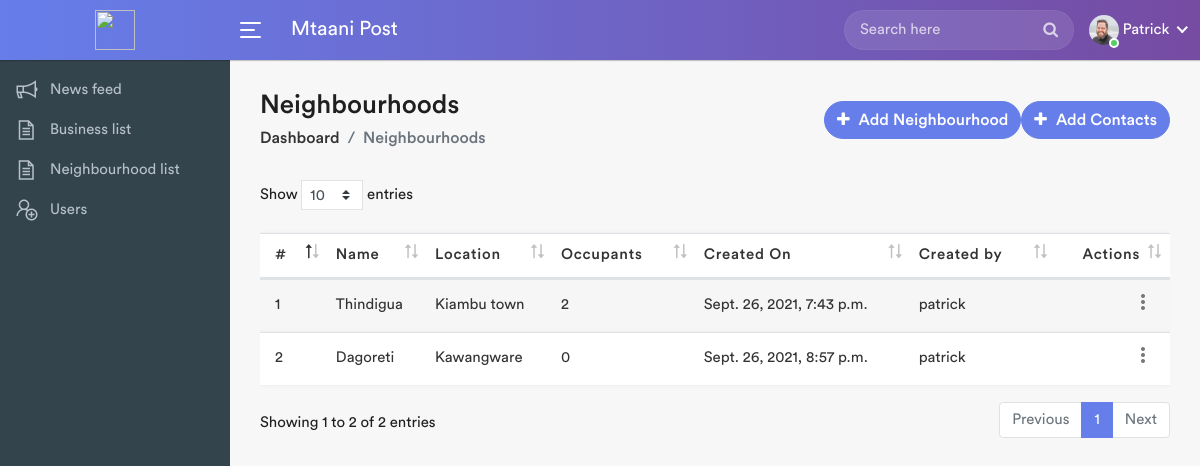
The app's page /neighbourhood/neighbourhood-list/ (signed in) with its own data.
### users/models.py (models this page shows, shortened)
class Profile(models.Model):
    SYSTEM_USERS = (
        ('user', 'User'),
        ('admin', 'Admin')
    )
    user = models.OneToOneField(
        User, on_delete=models.CASCADE, null=True, blank=True)
    first_name = models.CharField(max_length=200, null=True)
    other_name = models.CharField(max_length=200, null=True)
    email = models.EmailField(max_length=500, blank=True, null=True)
    phone_number = models.CharField(max_length=200, blank=True, null=True)
    username = models.CharField(max_length=200, blank=True, null=True)
    user_type =models.CharField(max_length=200, choices=SYSTEM_USERS, default='user',blank=True, null=True,)
    neighbourhood = models.ForeignKey(
        Neighbourhood, on_delete=models.SET_NULL, null=True)
    profile_image = models.ImageField(
        blank=True, null=True, upload_to='profiles/', default='profiles/user-default.png')
    created = models.DateTimeField(auto_now_add=True)
    id = models.UUIDField(default=uuid.uuid4, unique=True,
                          primary_key=True, editable=False)
    class Meta:
        ordering = ['created']

### neighbourhoods/models.py (models this page shows, shortened)
class Neighbourhood(models.Model):
    owner = models.ForeignKey(
        User, on_delete=models.CASCADE, null=True, blank=True)
    name = models.CharField(max_length=200, blank=True, null=True)
    location = models.CharField(max_length=200, blank=True, null=True)
    occupants_count = models.IntegerField(default=0, null=True, blank=True)
    created = models.DateTimeField(auto_now_add=True)
    id = models.UUIDField(default=uuid.uuid4, unique=True,
                          primary_key=True, editable=False)

### neighbourhoods/views.py (the view)
# urls.py: path('neighbourhood-list/',views.neighbourhoodList, name='neighbourhood-list'),
@login_required(login_url='login')
def neighbourhoodList(request):
    context={
        'addNeighbourhoodForm': NeighbourhoodForm(),
        'neighbourhoods': Neighbourhood.objects.all(),
        'addContactForm': ContactForm(),
    }
    return render(request, 'neighbourhoods/neighbourhood-list.html',context)

### neighbourhoods/forms.py
class NeighbourhoodForm(ModelForm):
    class Meta:
        model = Neighbourhood
        fields = {'name','location'}
    def __init__(self, *args, **kwargs):
        super(NeighbourhoodForm, self).__init__(*args, **kwargs)
        for name, field in self.fields.items():
            field.widget.attrs.update({'class': 'form-control'})

class ContactForm(ModelForm):
    class Meta:
        model = Contact
        fields = {'name','email','phone_number','location', 'category'}
    def __init__(self, *args, **kwargs):
        super(ContactForm, self).__init__(*args, **kwargs)
        for name, field in self.fields.items():
            field.widget.attrs.update({'class': 'form-control'})

### neighbourhoods/templates/neighbourhoods/neighbourhood-list.html (shortened to what this page needs)
{% extends 'base.html' %} {% block content %}
<div class="page-wrapper">
  <div class="content container-fluid">
    <div class="page-header">
      <div class="row align-items-center">
        <div class="col">
          <h3 class="page-title">Neighbourhoods</h3>
          <ul class="breadcrumb">
            <li class="breadcrumb-item">
              <a href="{% url 'home' %}">Dashboard</a>
            </li>
            <li class="breadcrumb-item active">Neighbourhoods</li>
          </ul>
        </div>
        <div class="col-auto float-right ml-auto">
          <a
            href="#"
            class="btn add-btn"
            data-toggle="modal"
            data-target="#add_contact"
            ><i class="fa fa-plus"></i> Add Contacts</a
          >
          <a
            href="#"
            class="btn add-btn"
            data-toggle="modal"
            data-target="#add_neighbourhood"
            ><i class="fa fa-plus"></i> Add Neighbourhood</a
          >
        </div>
      </div>
    </div>
    <div class="row">
      <div class="col-md-12">
        <div class="table-responsive">
          <table
            class="table table-striped custom-table mb-0 datatable"
            id="neighbourhood_table"
          >
            <thead>
              <tr>
                <th>#</th>
                <th>Name</th>
                <th>Location</th>
                <th>Occupants</th>
                <th>Created On</th>
                <th>Created by</th>
                <th class="text-right">Actions</th>
              </tr>
            </thead>
            <tbody>
              {% for neighbourhood in neighbourhoods%}
              <tr>
                <td>{{forloop.counter}}</td>
                <td>{{neighbourhood.name}}</td>
                <td>{{neighbourhood.location}}</td>
                <td>{{neighbourhood.profile_set.all|length}}</td>
                <td>{{neighbourhood.created}}</td>
                <td>{{neighbourhood.owner}}</td>
                <td class="text-right">
                  <div class="dropdown dropdown-action">
                    <a
                      href="#"
                      class="action-icon dropdown-toggle"
                      data-toggle="dropdown"
                      aria-expanded="false"
                      ><i class="material-icons">more_vert</i></a
                    >
                  </div>
                </td>
              </tr>
              {% endfor %}
            </tbody>
          </table>
        </div>
      </div>
    </div>
  </div>
</div>
{% endblock content %}

### templates/header.html (shortened to what this page needs)
{% load static %}
<div class="header">
  <div class="header-left">
    <a href="index.html" class="logo">
      <img src="assets/img/logo.png" width="40" height="40" alt="" />
    </a>
  </div>
  <a id="toggle_btn" href="javascript:void(0);">
    <span class="bar-icon">
      <span></span>
      <span></span>
      <span></span>
    </span>
  </a>
  <div class="page-title-box">
    <h3>Mtaani Post</h3>
  </div>
  <ul class="nav user-menu">
    <li class="nav-item">
      <div class="top-nav-search">
        <form action="search.html">
          <input class="form-control" type="text" placeholder="Search here" />
          <button class="btn" type="submit">
            <i class="fa fa-search"></i>
          </button>
        </form>
      </div>
    </li>
    <li class="nav-item dropdown has-arrow main-drop">
      <a href="#" class="dropdown-toggle nav-link" data-toggle="dropdown">
        <span class="user-img"
          ><img src="{{user.profile.profile_image.url}}" alt="" />
          <span class="status online"></span
        ></span>
        <span>{{user.profile.first_name}}</span>
      </a>
    </li>
  </ul>
</div>

### records on screen
Neighbourhood: name "Thindigua", location "Kiambu town", profile_set.all|length "2", created "Sept. 26, 2021, 7:43 p.m.", owner "patrick"
Neighbourhood: name "Dagoreti", location "Kawangware", profile_set.all|length "0", created "Sept. 26, 2021, 8:57 p.m.", owner "patrick"

### other values on screen
{{ user.profile.first_name }} "Patrick"
